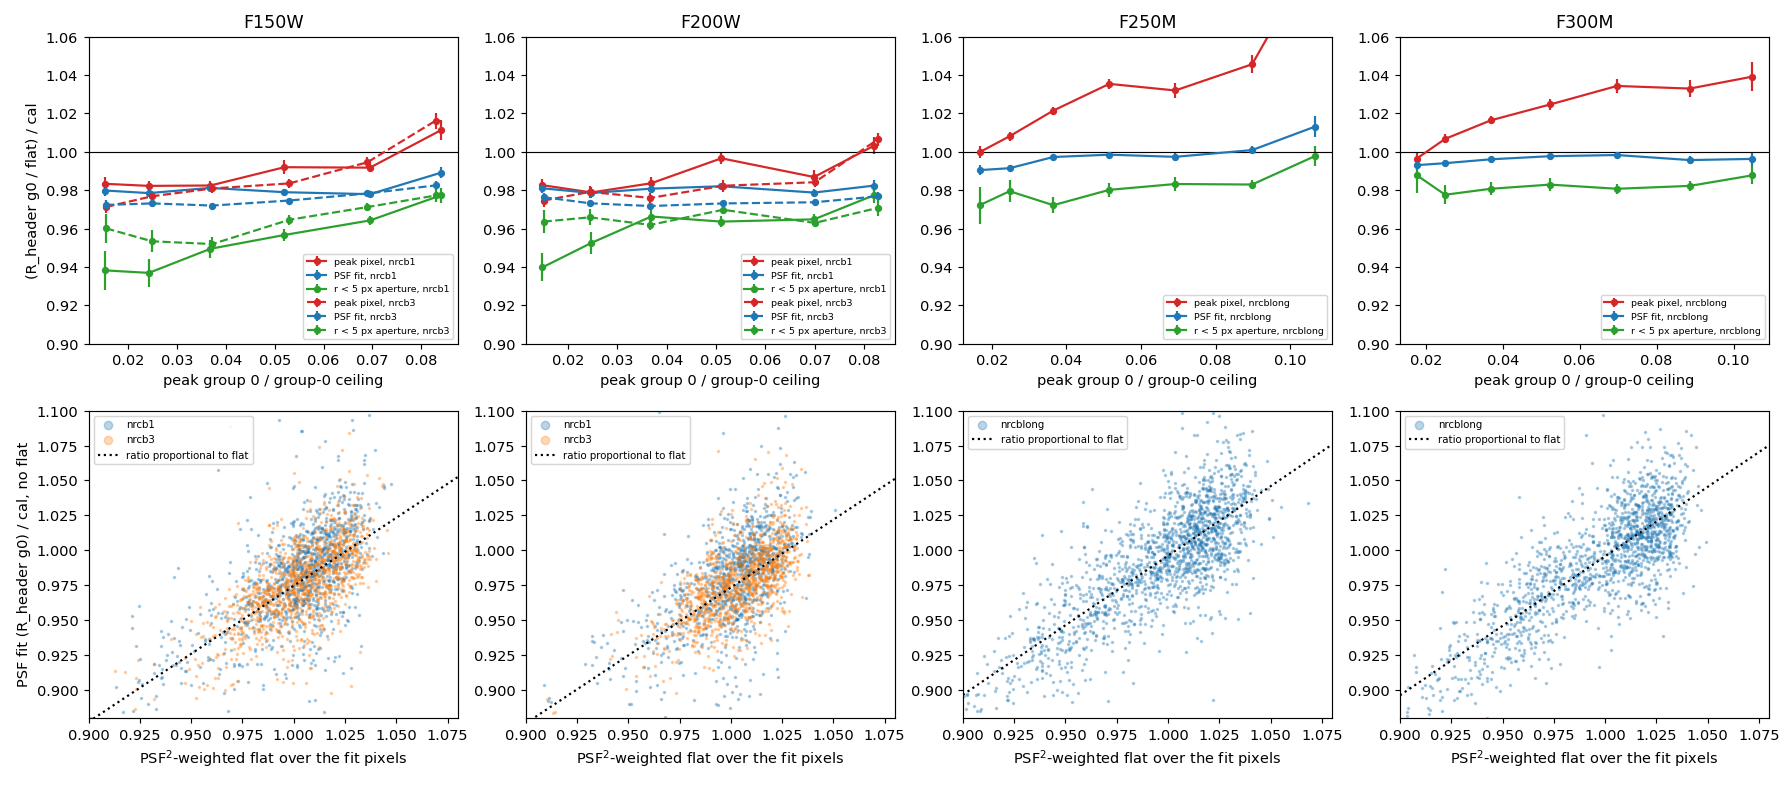

This chart was generated by the following Python code:
"""fig_rstar.png: (R_header x g0 / flat) / cal for isolated unsaturated stars against peak group-0 level, per band and detector,
for the peak pixel, the PSF fit and the r < 5 px aperture; second row: PSF-fit ratio without the flat against the local flat."""
import sys
import glob
import pickle
import numpy as np
import matplotlib
matplotlib.use('Agg')
import matplotlib.pyplot as plt

D = '/orange/adamginsburg/jwst/wd2/dolphot_benchmark/Q_integ/satrefit/rstar'
BANDS = ['150W', '200W', '250M', '300M']
EDGES = np.array([0, 0.01, 0.02, 0.03, 0.045, 0.06, 0.08, 0.1, 0.15])
fig, axs = plt.subplots(2, 4, figsize=(17, 7.5))
for col, band in enumerate(BANDS):
    dets = ('nrcblong',) if band in ('250M', '300M') else ('nrcb1', 'nrcb3')
    ax, ax2 = axs[0, col], axs[1, col]
    for det, ls in zip(dets, ('-', '--')):
        R = []
        for fn in sorted(glob.glob(f'{D}/rstar_{band}_{det}_*.pkl')):
            d = pickle.load(open(fn, 'rb'))
            for r in d['rows']:
                r['Rh'] = d['meta']['Rh']
            R += d['rows']
        if not R:
            continue
        g = lambda k: np.array([r[k] for r in R], float)
        ok = (g('a_cal') > 0) & (g('a_gh') / g('ae_gh') > 30) & (g('ap5_cal') > 0)
        gfr = g('g0frac')
        Y = {'peak pixel': g('Rh') * g('peak_g0') / g('flat_pk') / g('peak_cal'), 'PSF fit': g('a_ghf') / g('a_cal'),
             'r < 5 px aperture': g('ap5_ghf') / g('ap5_cal')}
        for (lab, y), c in zip(Y.items(), ('C3', 'C0', 'C2')):
            xm, ym, ye = [], [], []
            for lo, hi in zip(EDGES[:-1], EDGES[1:]):
                s = ok & (gfr >= lo) & (gfr < hi)
                if s.sum() < 15:
                    continue
                xm.append(np.median(gfr[s]))
                ym.append(np.median(y[s]))
                ye.append(1.2533 * 1.4826 * np.median(np.abs(y[s] - np.median(y[s]))) / np.sqrt(s.sum()))
            ax.errorbar(xm, ym, ye, color=c, ls=ls, marker='o', ms=4, label=f'{lab}, {det}')
        fl = g('flat_w')
        rr = g('a_gh') / g('a_cal')
        ax2.scatter(fl[ok], rr[ok], s=2, alpha=0.3, color='C0' if ls == '-' else 'C1', label=det)
    xx = np.linspace(0.9, 1.08, 2)
    ax2.plot(xx, np.median(rr[ok] / fl[ok]) * xx, 'k:', label='ratio proportional to flat')
    ax.axhline(1, color='k', lw=0.8)
    ax.set_title(f'F{band}')
    ax.set_xlabel('peak group 0 / group-0 ceiling')
    ax.set_ylim(0.9, 1.06)
    ax2.set_xlim(0.9, 1.08)
    ax2.set_ylim(0.88, 1.1)
    ax2.set_xlabel('PSF$^2$-weighted flat over the fit pixels')
    ax.legend(fontsize=6.5, loc='lower right')
    ax2.legend(fontsize=7, loc='upper left', markerscale=4)
axs[0, 0].set_ylabel('(R_header g0 / flat) / cal')
axs[1, 0].set_ylabel('PSF fit (R_header g0) / cal, no flat')
fig.tight_layout()
fig.savefig(f'{D}/fig_rstar.png', dpi=105)
